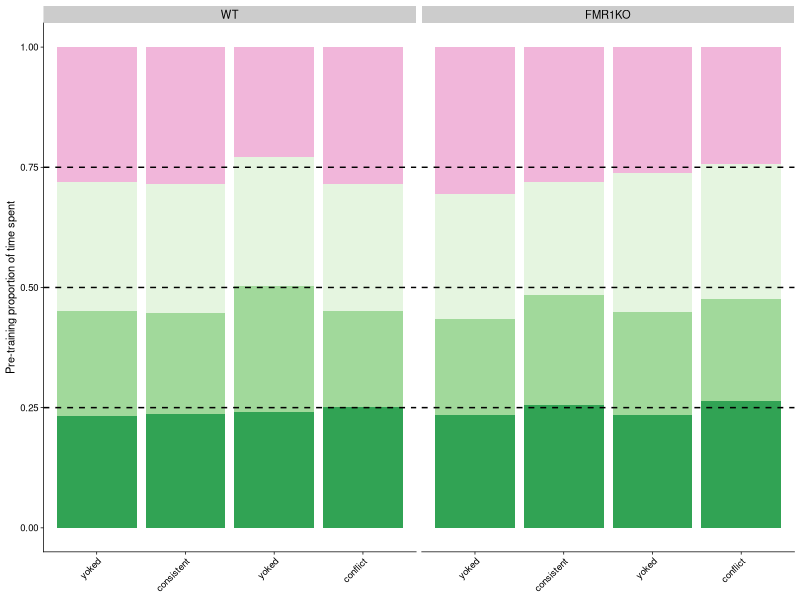
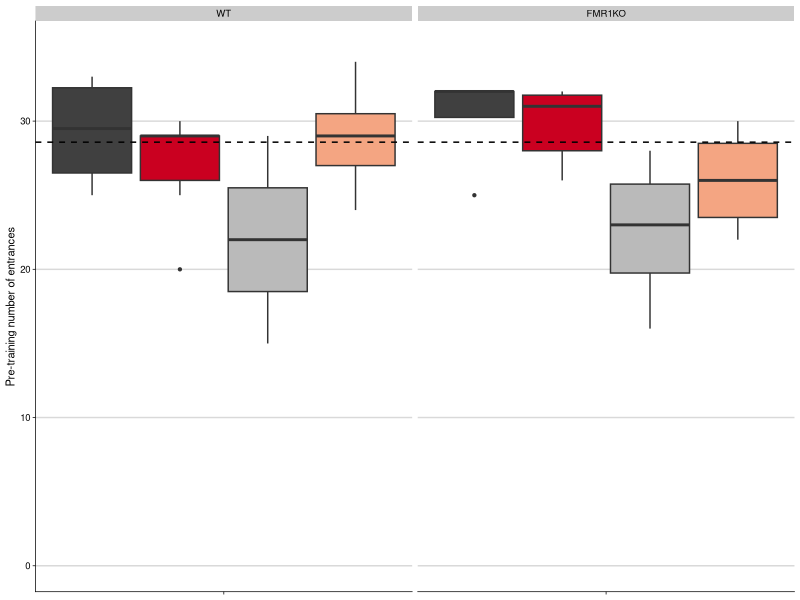
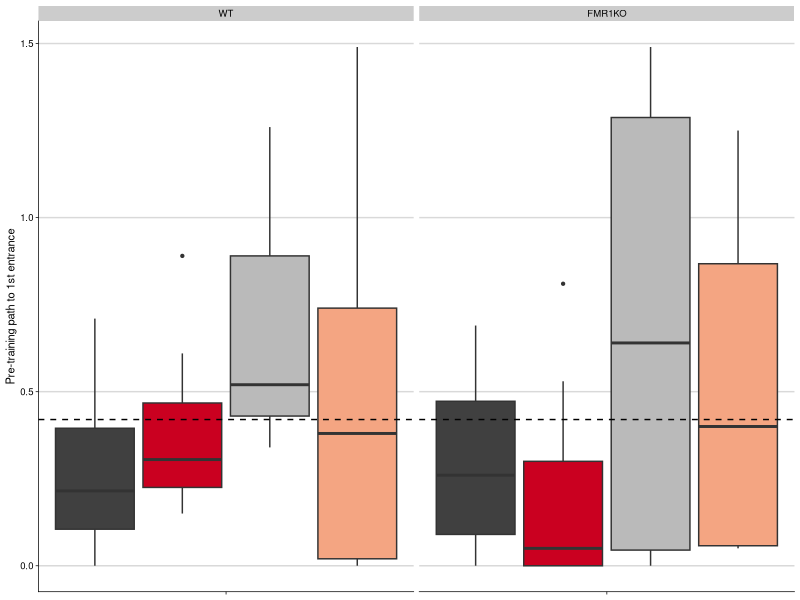
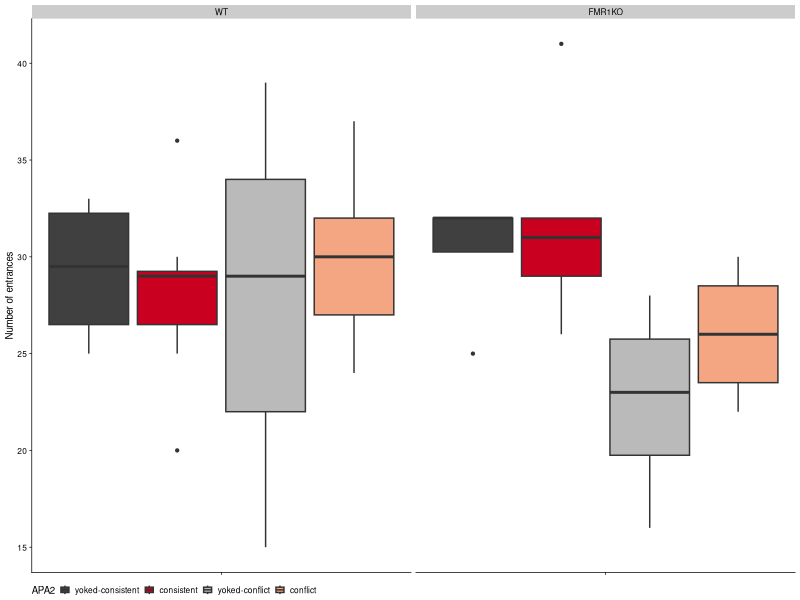
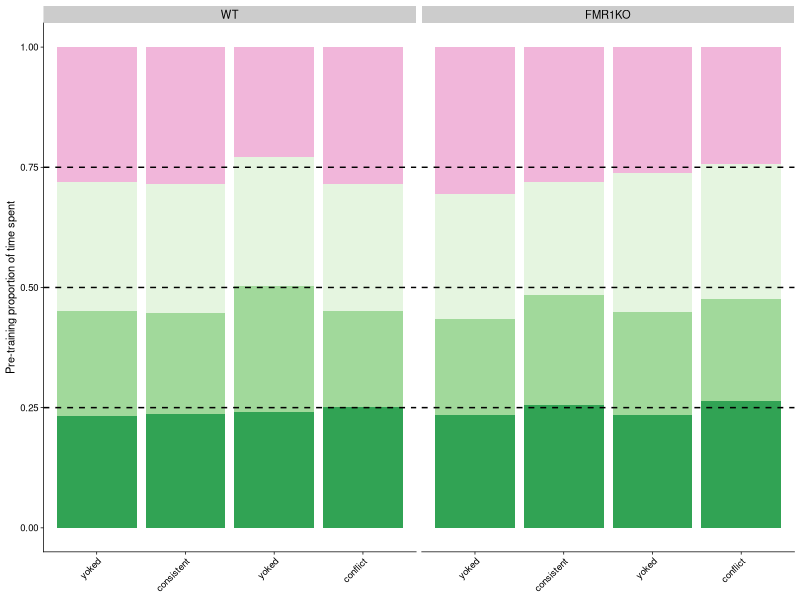
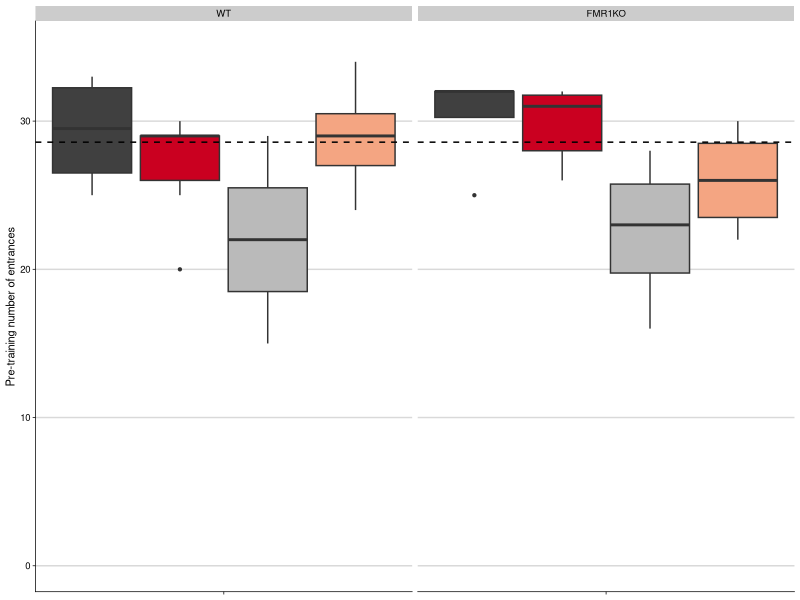
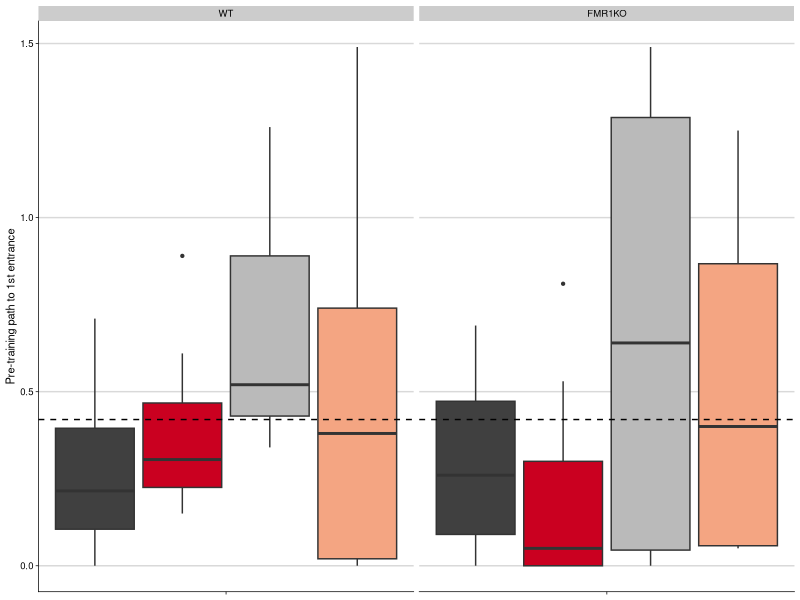
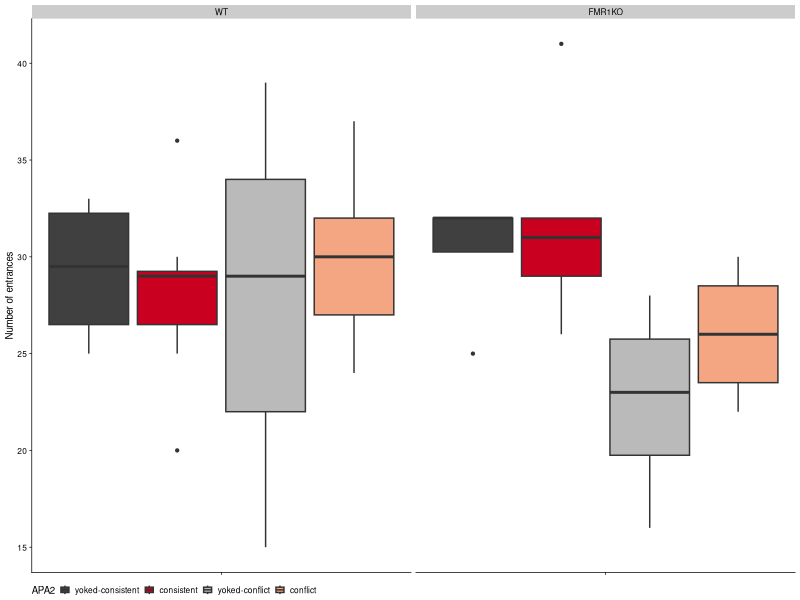

Reproduce these figures in R, in order.
## ---- chunk 1
library(dplyr) # for subsetting data 
library(car) # for fancy ANOVA
library(ggplot2) # for plotting
library(cowplot) # for "easier"" ggplot themes
## ---- chunk 2
behavior <- read.csv("../results/behaviordata.csv", header = T)
behavior$APA2 <- factor(behavior$APA2, levels = c("yoked-consistent","consistent", "yoked-conflict","conflict")) ## relevel then rename factors treatment
behavior$Genotype <- factor(behavior$Genotype, levels = c("WT","FMR1KO")) # relevel genotype

proptime <- read.csv("../results/behaviorproptime.csv", header = T)
proptime$APA2 <- factor(proptime$APA2, levels = c("yoked-consistent","consistent", "yoked-conflict","conflict")) ## relevel then rename factors treatment
proptime$Genotype <- factor(proptime$Genotype, levels = c("WT","FMR1KO")) # relevel genotype
## ---- chunk 3
PathNumStats <- behavior  %>% 
  filter(TrainSessionComboNum == "1") 

mean(PathNumStats$pTimeTarget)
mean(PathNumStats$pTimeOPP)
mean(PathNumStats$pTimeCW)
mean(PathNumStats$pTimeCCW)
## ---- chunk 4
# the name 'timespent3' is a reminant from a previous order of figures
timespent3 <- proptime %>%
  filter(TrainSessionComboNum %in% c("1")) %>%
  ggplot(aes(x = APA2, y = value,fill = variable)) + 
    geom_bar(position = "fill",stat = "identity") +
    scale_x_discrete(name=NULL,
                     labels = c("yoked", "consistent", "yoked", "conflict")) +
  facet_wrap(~Genotype, nrow=1) +
  theme_cowplot(font_size = 8, line_size = 0.25) +
  theme(legend.title=element_blank()) +
  theme(legend.position="none") +
  scale_y_continuous(name= "Pre-training proportion of time spent") +
  scale_fill_manual(values = c("#f1b6da", "#e5f5e0" ,"#a1d99b", "#31a354")) + 
  geom_hline(yintercept=c(0.25,0.50, 0.75), color="black" , linetype="dashed") +
  theme(strip.text.x = element_text(size = 8)) +
  theme(axis.text.x = element_text(angle = 45, hjust = 1))
timespent3

pdf(file="../figures/01_behavior/timespent3.pdf", width=2, height=2.25)
plot(timespent3)
dev.off()
## ---- chunk 5
PathNumStats <- behavior  %>% 
  filter(TrainSessionComboNum == "1") 

summary(aov(pTimeTarget ~  APA2 + Genotype, data=PathNumStats))
summary(aov(pTimeOPP ~  APA2 + Genotype, data=PathNumStats))
summary(aov(pTimeCW ~  APA2 + Genotype, data=PathNumStats))
summary(aov(pTimeCCW ~  APA2 + Genotype, data=PathNumStats))

# anova for genotype, training, and the interaction
library(car)
Anova(lm(data = PathNumStats, pTimeTarget ~ Genotype * APA2 ), type = 3)
summary(aov(value ~  APA2 * Genotype + variable, data=proptime))
## ---- chunk 6
# my black, read, grey, peadh color scheme
colorvalAPA2 <-  c( "#404040","#ca0020", "#bababa", "#f4a582")
# #404040 darkgrey #ca0020  red  #bababa light grey  #f4a582 peach

num1 <- behavior %>%
    filter(TrainSessionComboNum %in% c("1")) %>% 
  ggplot(aes(x = as.numeric(TrainSessionComboNum), y = NumEntrances, fill=APA2)) +
  geom_boxplot(outlier.size=0.8, lwd=0.5) +
  facet_wrap(~Genotype) +
  scale_fill_manual(values = colorvalAPA2) +  
 scale_x_continuous(name=NULL, 
                       breaks = c(1, 2, 3, 4, 5, 6, 7, 8, 9),
                       labels = NULL) +
    background_grid(major = "y", minor = "none") +
   scale_y_continuous(name = "Pre-training number of entrances",
                     limits = c(0,35)) +
  geom_hline(yintercept=c(28.58), color="black", linetype = "dashed" ) + 
  theme_cowplot(font_size = 8, line_size = 0.25) + 
  theme(legend.position="none") +
    background_grid(major = "y", minor = "none") 
num1


path1 <- behavior %>%
    filter(TrainSessionComboNum %in% c("1")) %>% 
  ggplot(aes(x = as.numeric(TrainSessionComboNum), 
             y = Path1stEntr, fill=APA2)) +
  geom_boxplot(outlier.size=0.8, lwd=0.5) +
  facet_wrap(~Genotype) +
  scale_fill_manual(values = colorvalAPA2) +  
 scale_x_continuous(name=NULL, 
                       breaks = c(1, 2, 3, 4, 5, 6, 7, 8, 9),
                       labels = NULL) +
   scale_y_continuous(name = "Pre-training path to 1st entrance") +
    geom_hline(yintercept=c(0.42), color="black" , linetype = "dashed") + 
  theme_cowplot(font_size = 8, line_size = 0.25) + 
  theme(legend.position="none") +
    background_grid(major = "y", minor = "none") 
path1

legend2 <- behavior %>%
    filter(TrainSessionComboNum %in% c("1")) %>% 
  ggplot(aes(x = as.numeric(TrainSessionComboNum), 
             y = NumEntrances, fill=APA2)) +
  geom_boxplot(outlier.size=0.8) +
  facet_wrap(~Genotype) +
  scale_fill_manual(values = colorvalAPA2) + 
    scale_y_continuous(name = "Number of entrances") +
 scale_x_continuous(name=NULL, 
                       breaks = c(1, 2, 3, 4, 5, 6, 7, 8, 9),
                       labels = NULL)  +
  theme_cowplot(font_size = 7, line_size = 0.25) +
  theme(legend.position = "bottom")
legend2

pdf(file="../figures/01_behavior/num1.pdf", width=1.75, height=1.9)
plot(num1)
dev.off()
pdf(file="../figures/01_behavior/path1.pdf", width=1.75, height=1.9)
plot(path1)
dev.off()
pdf(file="../figures/01_behavior/legend2.pdf", width=4, height=2)
plot(legend2)
dev.off()
## ---- chunk 7
summary(aov(NumEntrances ~  APA2 * Genotype, data=PathNumStats))
summary(aov(Path1stEntr~  APA2 * Genotype, data=PathNumStats))
mean(PathNumStats$NumEntrances)
mean(PathNumStats$Path1stEntr)
